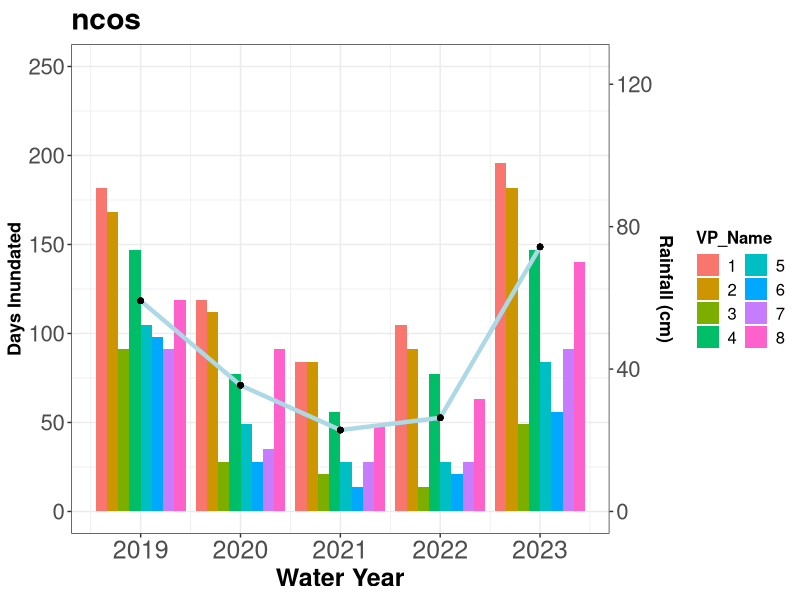
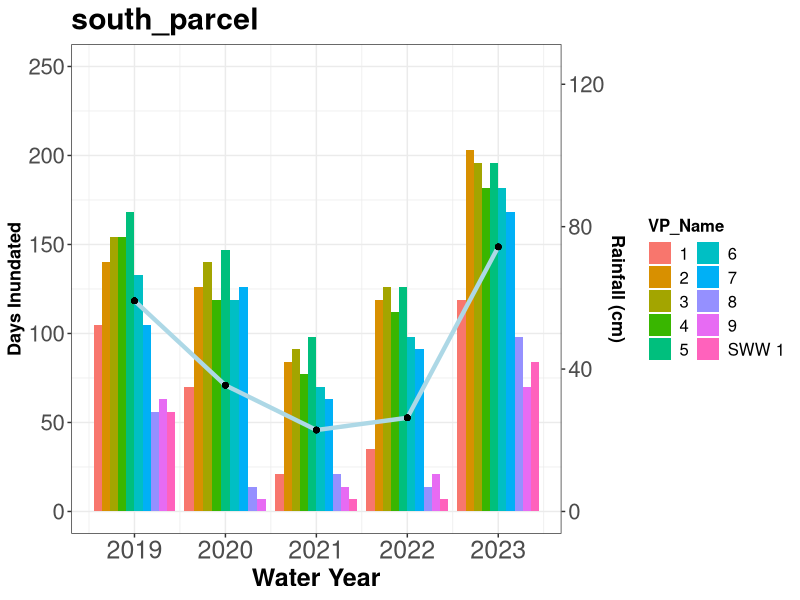
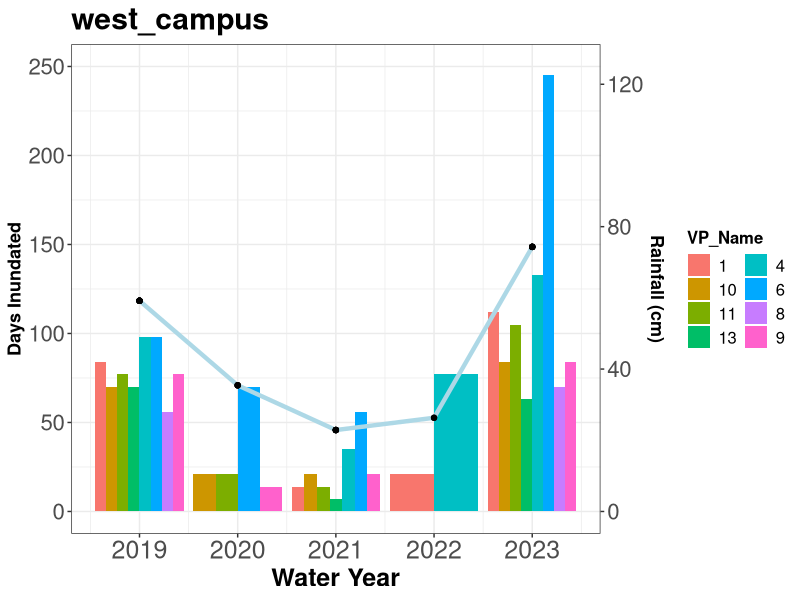
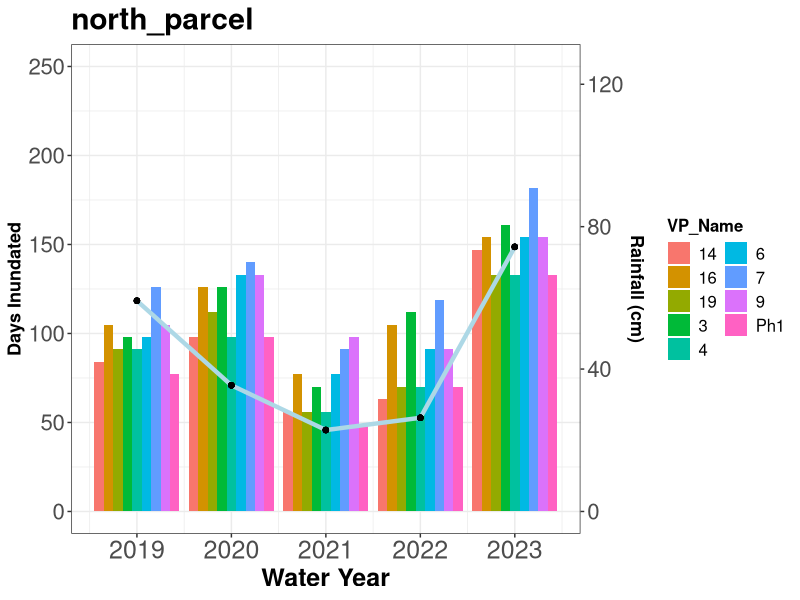
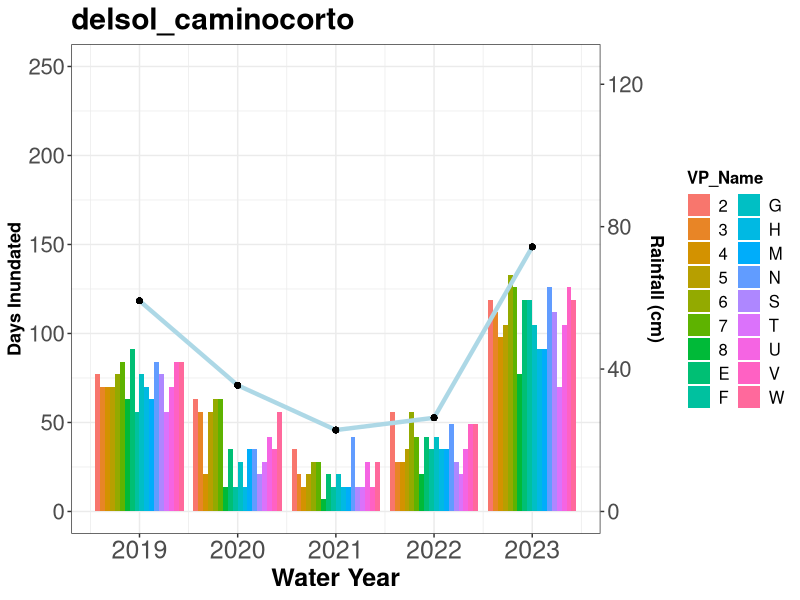
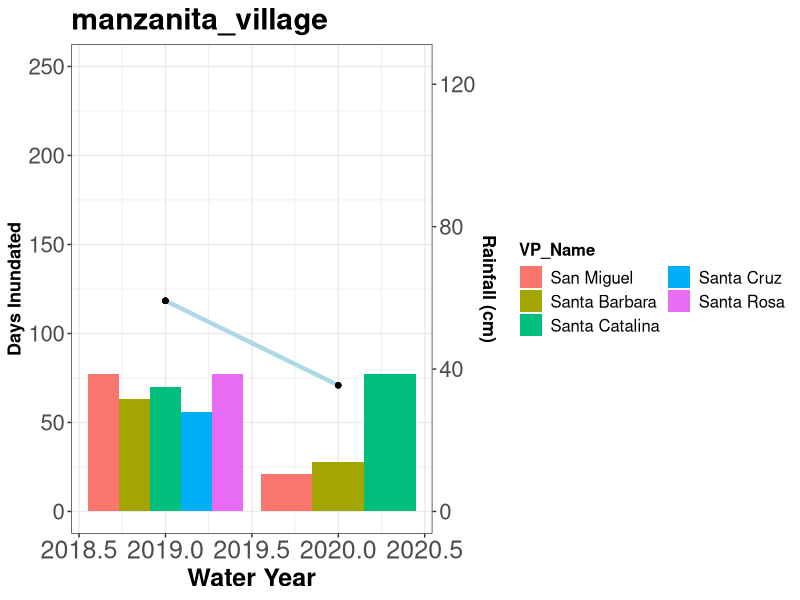
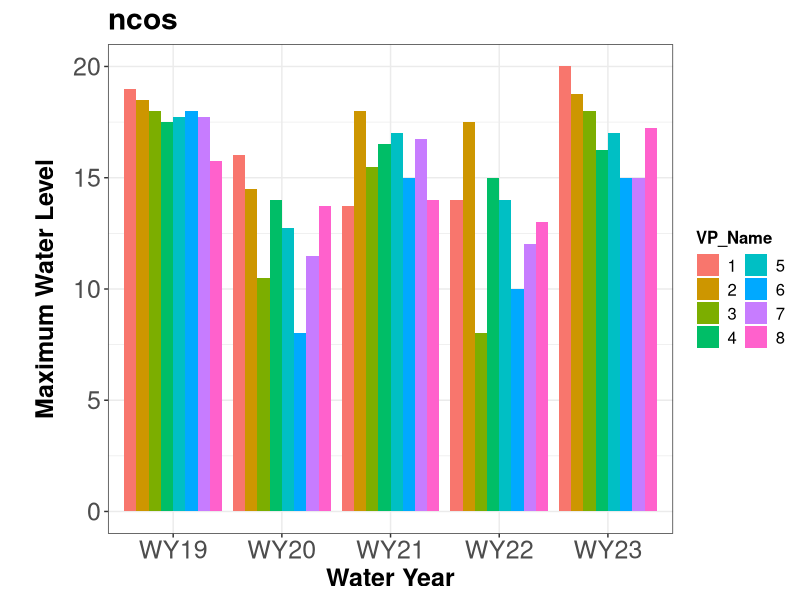
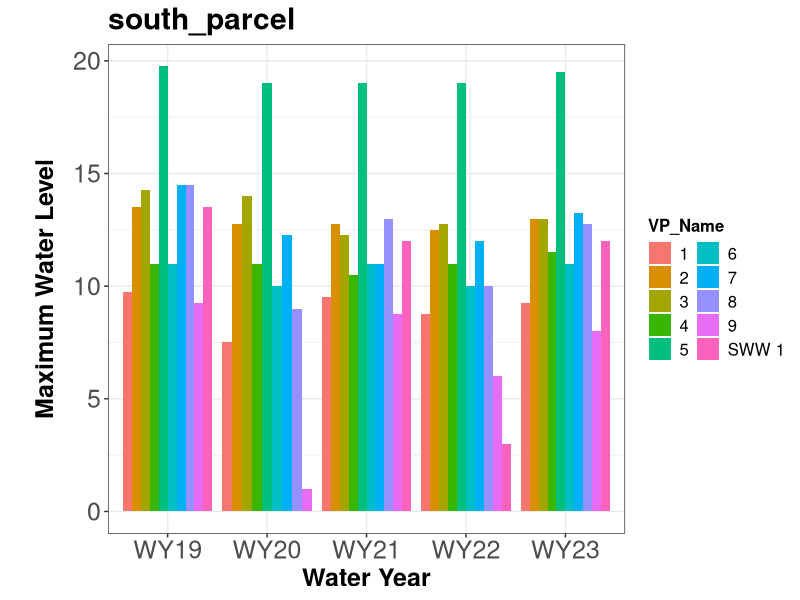

Reproduce these figures in R, in order.
## ---- chunk 1
library(dplyr)
library(ggplot2)
#First upload rain data and get max and total
noaa<-read.csv("Monthly_NOAA.csv")
noaayrly<-aggregate(Precip_mm~Rain.Year,noaa,FUN=sum)
noaayrly<-noaayrly[noaayrly$Rain.Year>=2019,]
noaayrly$wtr_yr<-c("WY19","WY20","WY21","WY22","WY23","WY24")

#Load clean vp data
vp<-read.csv("vp_clean.csv")
#############################
##Temperary until 2024 water year is over
vp<-vp[vp$wtr_yr!="WY24",]
vpq<-vp[vp$Water_Level!=0,]
vpq$days<-7
vpqag<-aggregate(days~Location+VP_Name+wtr_yr,vpq,FUN=sum)
vpmax<-aggregate(Water_Level~Location+VP_Name+wtr_yr,vp,FUN=max)

vpall<-merge(vpqag,noaayrly,by="wtr_yr",all.x=TRUE,all.y=TRUE)
vpall<-vpall[!is.na(vpall$VP_Name),]
vpall$Precip_in<-vpall$Precip_mm/25.4
vpall$Precip_cm<-vpall$Precip_mm/10
lubridate::ymd(vpall$Rain.Year, truncated = 2L)
## ---- chunk 2
coeff<-0.5
for (i in unique(vpall$Location)){
  p<-vpall[vpall$Location==i,]
  q<- ggplot(p,aes(x=Rain.Year)) +
  geom_bar(stat="identity", position=position_dodge(),aes(y=days, fill=VP_Name))+ylab("Total Days Inundated")+xlab("Water Year")+ 
  scale_y_continuous(limits=c(0,250),name = "Days Inundated",sec.axis = sec_axis( trans=~.*coeff, name="Rainfall (cm)"))+
  theme_bw()+geom_line(color="lightblue",size=1.5,aes(y=Precip_cm/coeff))+geom_point(aes(y=Precip_cm/coeff))+
    theme(axis.title.y = element_text(size=13), 
          axis.title.y.right = element_text(size=13),
          axis.title.x=element_text(size=18), axis.text.x=element_text(size=18),
          axis.text.y = element_text(size=16),title =element_text(size=18, face='bold'),
          strip.text.y = element_text(size = 16),
          legend.text = element_text(size=12),
          legend.title = element_text(size=12),
          legend.position = "right")+ggtitle(p$Location)+
    guides(fill=guide_legend(ncol=2))
  print(q)
}
## ---- chunk 3
vp2<-merge(vpall,vpmax,by=c("Location","VP_Name","wtr_yr"))
vp2<-vp2[vp2$Water_Level<100,]
vp3max<-aggregate(cbind(days,Water_Level)~Location,vp2,FUN=mean)
dsvp<-vp2[vp2$Location=="delsol_caminocorto",]

vpmax<-vpmax[vpmax$Water_Level<90,]
for (i in unique(vpmax$Location)){
  p<-vpmax[vpmax$Location==i,]
  q<- ggplot(p,aes(x=wtr_yr)) +
    geom_bar(stat="identity", position=position_dodge(),aes(y=Water_Level, fill=VP_Name))+ylab("Maximum Water Level")+xlab("Water Year")+ 
    theme_bw()+
    theme(axis.title.y = element_text(size=18,margin = margin(t = 0, r = 10, b = 0, l = 20)), 
          axis.title.y.right = element_text(size=15,margin = margin(t = 0, r = 0, b = 0, l = 20)),
          axis.title.x=element_text(size=18), axis.text.x=element_text(size=18),
          axis.text.y = element_text(size=18),title =element_text(size=18, face='bold'),
          strip.text.y = element_text(size = 18),
          legend.text = element_text(size=12),
          legend.title = element_text(size=12),
          legend.position = "right")+ggtitle(p$Location)+
    guides(fill=guide_legend(ncol=2))
  print(q)
}
## ---- chunk 4
for (i in unique(vp2$wtr_yr)){
  p<-vp2[vp2$wtr_yr==i,]
  q<- ggplot(p,aes(x=Water_Level)) +
    geom_point(aes(y=days, color=Location))+ylab("Days inundated")+xlab("Maximum Water Level")+ 
    theme_bw()+
    theme(axis.title.y = element_text(size=18,margin = margin(t = 0, r = 10, b = 0, l = 20)), 
          axis.title.y.right = element_text(size=15,margin = margin(t = 0, r = 0, b = 0, l = 20)),
          axis.title.x=element_text(size=18), axis.text.x=element_text(size=18),
          axis.text.y = element_text(size=18),title =element_text(size=18, face='bold'),
          strip.text.y = element_text(size = 18),
          legend.text = element_text(size=12),
          legend.title = element_text(size=12),
          legend.position = "right")+ggtitle(p$wtr_yr)+
    guides(fill=guide_legend(ncol=2))
  print(q)
}
## ---- chunk 5
vp3<-vp2 %>%
  select(Water_Level, days, wtr_yr,Location,VP_Name) %>%
  group_by(Location,VP_Name) %>%
  filter(Water_Level==max(Water_Level)) %>%
  ungroup()
vp3<-vp3[vp3$Location!="storke_ranch",]

vp4<-vp2 %>%
  select(Water_Level, days, wtr_yr,Location) %>%
  group_by(Location) %>%
  filter(Water_Level==max(Water_Level)) %>%
  ungroup()

ggplot(vp3,aes(x=Water_Level)) +
  geom_point(aes(y=days, shape=Location,color=wtr_yr,size=2),size=3)+ylab("Days inundated")+xlab("Maximum Water Level")+ 
  theme_bw()+ylim(0,250)+
  scale_shape_manual(values = c(8,16,17,18,15,6)) +
  scale_color_manual(values = c("darkmagenta","#0CB702","blue"))+
  theme(axis.title.y = element_text(size=18,margin = margin(t = 0, r = 10, b = 0, l = 20)), 
        axis.title.y.right = element_text(size=15,margin = margin(t = 0, r = 0, b = 0, l = 20)),
        axis.title.x=element_text(size=18), axis.text.x=element_text(size=18),
        axis.text.y = element_text(size=18),title =element_text(size=18, face='bold'),
        strip.text.y = element_text(size = 18),
        legend.text = element_text(size=12),
        legend.title = element_text(size=12),
        legend.position = "right")+ggtitle("Maximum Water Level over all years")

ggplot(vp3,aes(x=Water_Level)) +
  geom_point(aes(y=days, color=wtr_yr,size=2),size=2)+ylab("Days inundated")+xlab("Maximum Water Level")+ 
  theme_bw()+
  theme(axis.title.y = element_text(size=18,margin = margin(t = 0, r = 10, b = 0, l = 20)), 
        axis.title.y.right = element_text(size=15,margin = margin(t = 0, r = 0, b = 0, l = 20)),
        axis.title.x=element_text(size=18), axis.text.x=element_text(size=18),
        axis.text.y = element_text(size=18),title =element_text(size=18, face='bold'),
        strip.text.y = element_text(size = 18),
        legend.text = element_text(size=12),
        legend.title = element_text(size=12),
        legend.position = "right")+ggtitle("Maximum Water Level over all years")
## ---- chunk 6
WQclean<-read.csv("VP_WQ_Clean.csv")
WQclean$Date<-as.POSIXct(WQclean$Date,format<-"%Y-%m-%d %H:%M:%S")
WQclean<-WQclean[WQclean$Salinity_ppt<100&WQclean$DO_mg_L<300&WQclean$Temp_C<100,]
WQclean<-WQclean[!is.na(WQclean$Salinity_ppt),]
## ---- chunk 7
for (i in unique(WQclean$Location)){
  p<-WQclean[WQclean$Location==i,]
  q<- ggplot(p,aes(x=Date)) +
    geom_line(size=1.5,aes(y=Salinity_ppt, color=VP_Name))+geom_point(aes(y=Salinity_ppt))+
    ylab("Salinity (ppt)")+xlab("Date")+theme_bw()+ggtitle(p$Location)+
    theme(axis.title.y = element_text(size=18,margin = margin(t = 0, r = 10, b = 0, l = 20)), 
          axis.title.y.right = element_text(size=15,margin = margin(t = 0, r = 0, b = 0, l = 20)),
          axis.title.x=element_text(size=18), axis.text.x=element_text(size=18),
          axis.text.y = element_text(size=18),title =element_text(size=18, face='bold'),
          strip.text.y = element_text(size = 18),
          legend.text = element_text(size=12),
          legend.title = element_text(size=12),
          legend.position = "right")+ggtitle(p$Location)
  print(q)
}
## ---- chunk 8
for (i in unique(WQclean$Location)){
  p<-WQclean[WQclean$Location==i,]
  q<- ggplot(p,aes(x=Date)) +
    geom_line(size=1.5,aes(y=DO_mg_L, color=VP_Name))+geom_point(aes(y=DO_mg_L))+
    ylab("Dissolved Oxygen (mg/L)")+xlab("Date")+theme_bw()+ggtitle(p$Location)+
    theme(axis.title.y = element_text(size=18,margin = margin(t = 0, r = 10, b = 0, l = 20)), 
          axis.title.y.right = element_text(size=15,margin = margin(t = 0, r = 0, b = 0, l = 20)),
          axis.title.x=element_text(size=18), axis.text.x=element_text(size=18),
          axis.text.y = element_text(size=18),title =element_text(size=18, face='bold'),
          strip.text.y = element_text(size = 18),
          legend.text = element_text(size=12),
          legend.title = element_text(size=12),
          legend.position = "right")+ggtitle(p$Location)
  print(q)
}
## ---- chunk 9
for (i in unique(WQclean$Location)){
  p<-WQclean[WQclean$Location==i,]
  q<- ggplot(p,aes(x=Date)) +
    geom_line(size=1.5,aes(y=Temp_C, color=VP_Name))+geom_point(aes(y=Temp_C))+
    ylab("Temperature (C)")+xlab("Date")+theme_bw()+ggtitle(p$Location)+
    theme(axis.title.y = element_text(size=18,margin = margin(t = 0, r = 10, b = 0, l = 20)), 
          axis.title.y.right = element_text(size=15,margin = margin(t = 0, r = 0, b = 0, l = 20)),
          axis.title.x=element_text(size=18), axis.text.x=element_text(size=18),
          axis.text.y = element_text(size=18),title =element_text(size=18, face='bold'),
          strip.text.y = element_text(size = 18),
          legend.text = element_text(size=12),
          legend.title = element_text(size=12),
          legend.position = "right")+ggtitle(p$Location)
  print(q)
}


